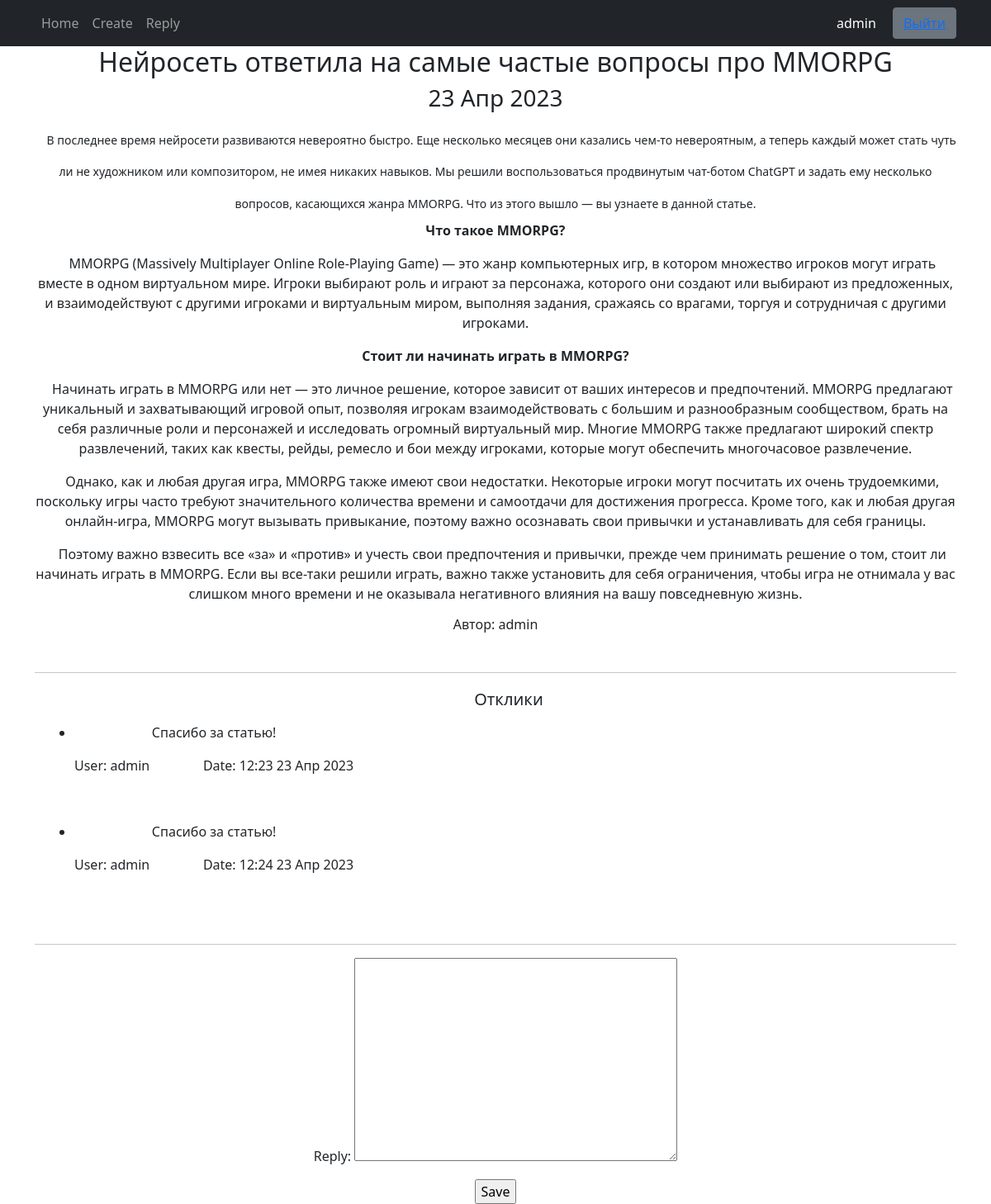
The page /posts/9 (signed in) on the database its author committed.
### post_board/models.py (models this page shows, shortened)
class Post(models.Model):
    author = models.ForeignKey(User, on_delete=models.CASCADE)
    header = models.CharField(max_length=300)
    content = RichTextUploadingField()
    category = models.CharField(choices=CATEGORIES, default=merchant, max_length=50)
    date = models.DateTimeField(auto_now_add=True)

class Reply(models.Model):
    post = models.ForeignKey(Post, on_delete=models.CASCADE)
    text = models.TextField(verbose_name='Reply')
    user = models.ForeignKey(User, on_delete=models.CASCADE)
    date = models.DateTimeField(auto_now_add=True)
    accept = models.BooleanField(default=False)

### post_board/views.py (the view, shortened to what this page needs)
# urls.py: path('posts/<int:pk>', PostDetail.as_view(), name='post_detail'),
class PostDetail(LoginRequiredMixin, DetailView, FormMixin):
    model = Post
    template_name = 'post.html'
    context_object_name = 'post'
    form_class = ReplyForm
    def get_context_data(self, **kwargs):
        context = super().get_context_data(**kwargs)
        context['replies'] = Reply.objects.filter(post=self.object)
        return context
    def post(self, request, *args, **kwargs):
        form = self.get_form()
        if form.is_valid():
            return self.form_valid(form)
        else:
            return self.form_invalid(form)

### post_board/forms.py
class ReplyForm(forms.ModelForm):
    class Meta:
        model = Reply
        fields = [
            'text',
        ]

### templates/post.html (shortened to what this page needs)
{% extends 'default.html' %}
{% block content %}
<h2>{{ post.header }}</h2>
<h3>{{ post.date|date:'d M Y' }}</h3>
{{post.content|safe}}
<h6>Автор: {{post.author}}</h6>
<br>
<hr>
{% if replies %}
<div class="dropdown-item">
<ul>
<h5>Отклики</h5>
    {% for reply in replies %}
    {% if reply.accept == True %}
    <div class="navbar">
        <li><p>{{ reply.text }} </p>
            <p>User: {{ reply.user }} &emsp; &emsp; &emsp; Date: {{ reply.date|date:'h:i d M Y ' }}</p>
            <br>
        </li></div>
        {% endif %}
    {% endfor %}
</ul>
</div>
{% endif %}
<hr>
<form action="" method="post">
    {{ form.as_p }}
    <input type="submit" value="Save" />
</form>
{% endblock content %}

### templates/default.html (shortened to what this page needs)
<!DOCTYPE html>
<html lang="en">
    <head>
        {% load static %}
        <link href="{% static 'css/styles.css' %}" rel="stylesheet" />
    </head>
    <body>
        <nav class="navbar navbar-expand-lg navbar-dark bg-dark static-top">
           <div class="container">
               <div class="collapse navbar-collapse" id="navbarResponsive">
                   <ul class="navbar-nav ml-auto">
                       <li class="nav-item active">
                           <a class="nav-link" href="/">Home</a>
                       </li>
                       <li class="nav-item">
                           <a class="nav-link" href="/create/">Create</a>
                       </li>
                       <li class="nav-item">
                           <a class="nav-link" href="{% url 'replies' %}">Reply</a>
                       </li>
                   </ul>
               </div>
               {% if user.is_authenticated %}
                    <span><font color="white"> {{ user.username}} &emsp; </font> </span>
               <button type="button" class="btn btn-secondary"><a  href="/sign/logout/">Выйти</a></button>
               {% else %}
                    <a class="nav-link" href="/sign/login/">SignUp/SignIn</a>
                {% endif %}
           </div>
        </nav>
        <div class="container">
           <div class="row">
               <div class="col-lg-12 text-center">
                   {% block content %}
                   {% endblock content %}
               </div>
           </div>
        </div>
    </body>
</html>

### rows shown on the page
Post: header "Нейросеть ответила на самые частые вопросы про MMORPG", date "23 Апр 2023", content "В последнее время нейросети развиваются невероятно быстро. Еще несколько месяцев они казались чем-то невероятным, а теперь каждый может стать чуть ли не художником или композитором, не имея никаких навыков. Мы решили воспользоваться продвинутым чат-ботом ChatGPT и задать ему несколько вопросов, касающихся жанра MMORPG. Что из этого вышло — вы узнаете в данной статье. Что такое MMORPG? MMORPG (Massively Multiplayer Online Role-Playing Game) — это жанр компьютерных игр, в котором множество игроков могут играть вместе в одном виртуальном мире. Игроки выбирают роль и играют за персонажа, которого они создают или выбирают из предложенных, и взаимодействуют с другими игроками и виртуальным миром,…", author "admin"
Reply: text "Спасибо за статью!", user "admin", date "12:23 23 Апр 2023"
Reply: text "Спасибо за статью!", user "admin", date "12:24 23 Апр 2023"

### other values the page prints
{{ user.username }} "admin"
